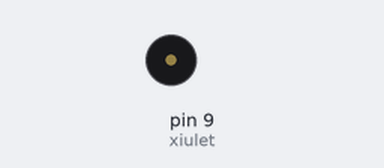
A sketch run on a simulated Arduino Uno, built with avr-gcc and run on an emulated ATmega328P. Parts: buzzer (waves = sounding).

Above: at 0.2 s.
Timing chart, 0 to 3.0 s (numbered marks = the images above):
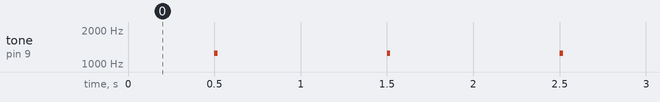

The sketch:

ex_4.ino
```cpp
/**********************************************************************************
**                                                                               **
**                                  Sirena                                       **
**                                                                               **
**                                                           **
**********************************************************************************/
//********** Includes *************************************************************
//********** Variables ************************************************************
const int xiulet = 9;        // donar nom al pin 9 de l’Arduino
int time1 = 500;
int durada= 20;
//********** Setup ****************************************************************
void setup()
{
  pinMode(xiulet, OUTPUT);   // definir el pin 9 com una sortida
}
//********** Loop *****************************************************************
void loop()
{
  delay(time1);
  tone(xiulet, 1000, durada);
  tone(xiulet, 1250, durada);
  delay(time1);
}
//********** Funcions *************************************************************
```

Measured:
- by itself, tone on pin 9 (xiulet): alternates 1250 Hz for 0.02 s and silent for 0.98 s
